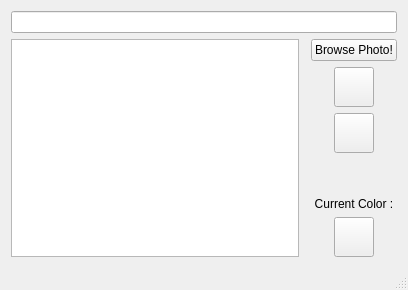
<?xml version="1.0" encoding="UTF-8"?>
<ui version="4.0">
 <class>MainWindow</class>
 <widget class="QMainWindow" name="MainWindow">
  <property name="geometry">
   <rect>
    <x>0</x>
    <y>0</y>
    <width>408</width>
    <height>290</height>
   </rect>
  </property>
  <property name="windowTitle">
   <string>ColorPickerView</string>
  </property>
  <widget class="QWidget" name="centralWidget">
   <layout class="QGridLayout" name="gridLayout_2">
    <item row="1" column="0">
     <widget class="ColorPickerView" name="graphicsView"/>
    </item>
    <item row="1" column="2">
     <layout class="QVBoxLayout" name="verticalLayout">
      <item>
       <widget class="QPushButton" name="pushButton">
        <property name="text">
         <string>Browse Photo!</string>
        </property>
       </widget>
      </item>
      <item alignment="Qt::AlignHCenter">
       <widget class="QToolButton" name="toolButton_drawBrush">
        <property name="minimumSize">
         <size>
          <width>40</width>
          <height>40</height>
         </size>
        </property>
        <property name="maximumSize">
         <size>
          <width>40</width>
          <height>40</height>
         </size>
        </property>
        <property name="text">
         <string/>
        </property>
        <property name="checkable">
         <bool>true</bool>
        </property>
       </widget>
      </item>
      <item alignment="Qt::AlignHCenter">
       <widget class="QToolButton" name="toolButton_fill">
        <property name="minimumSize">
         <size>
          <width>40</width>
          <height>40</height>
         </size>
        </property>
        <property name="text">
         <string/>
        </property>
        <property name="checkable">
         <bool>true</bool>
        </property>
       </widget>
      </item>
      <item>
       <spacer name="verticalSpacer">
        <property name="orientation">
         <enum>Qt::Vertical</enum>
        </property>
        <property name="sizeHint" stdset="0">
         <size>
          <width>20</width>
          <height>40</height>
         </size>
        </property>
       </spacer>
      </item>
      <item>
       <widget class="QLabel" name="label">
        <property name="text">
         <string>Current Color :</string>
        </property>
        <property name="alignment">
         <set>Qt::AlignCenter</set>
        </property>
       </widget>
      </item>
      <item alignment="Qt::AlignHCenter">
       <widget class="QToolButton" name="toolButton">
        <property name="minimumSize">
         <size>
          <width>40</width>
          <height>40</height>
         </size>
        </property>
        <property name="text">
         <string/>
        </property>
       </widget>
      </item>
     </layout>
    </item>
    <item row="0" column="0" colspan="3">
     <widget class="QLineEdit" name="lineEdit">
      <property name="readOnly">
       <bool>true</bool>
      </property>
     </widget>
    </item>
   </layout>
  </widget>
  <widget class="QStatusBar" name="statusBar"/>
 </widget>
 <layoutdefault spacing="6" margin="11"/>
 <customwidgets>
  <customwidget>
   <class>ColorPickerView</class>
   <extends>QGraphicsView</extends>
   <header>ColorPickerView.h</header>
  </customwidget>
 </customwidgets>
 <resources/>
 <connections/>
</ui>
